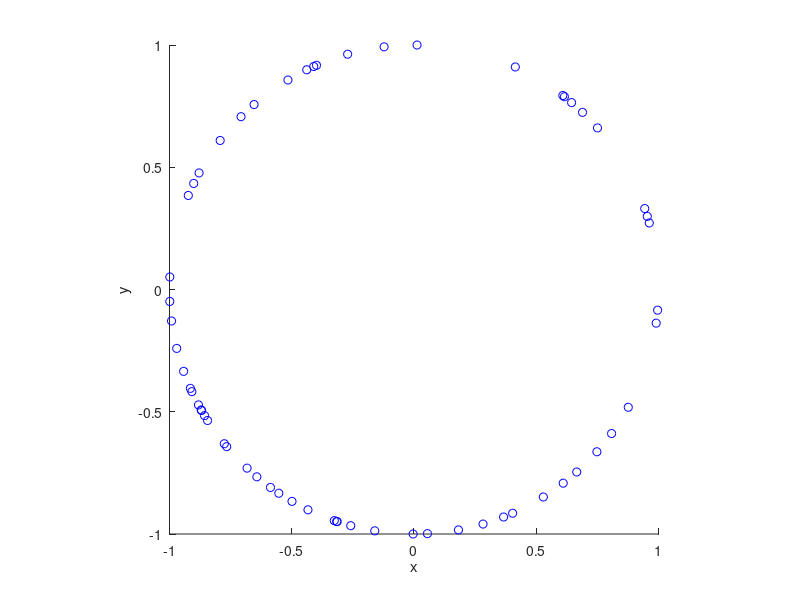

Write the MATLAB code that produced this figure.
% Simulates a homogeneous Poisson point process on a circle.
% This code positions the points uniformly around a circle, which can be
% achieved by either using polar coordinates or normal random variables.
% Author: H. Paul Keeler, 2020.
% Website: hpaulkeeler.com
% Repository: github.com/hpaulkeeler/posts

r=1; %radius of circle

%centre of circle
xx0=0;
yy0=0;

%Point process parameters
lambda=10; %intensity (ie mean density) of the Poisson process

lengthTotal=2*pi*r; %circumference of circle

%Simulate Poisson point process
numbPoints=poissrnd(lengthTotal*lambda);%Poisson number of points

%%METHOD 1 for positioning points: Use polar coodinates
%theta=2*pi*(rand(numbPoints,1)); %angular coordinates
%rho=r; %radial coordinates

%%Convert from polar to Cartesian coordinates
%[xx,yy]=pol2cart(theta,rho); %x/y coordinates of Poisson points

%METHOD 2 for positioning points: Use normal random variables
xxRand=normrnd(0,1,numbPoints,2); %generate two sets of normal variables
normRand=vecnorm(xxRand,2,2); %Euclidean norms (across each row)
xxRandBall=xxRand./normRand; %rescale by Euclidean norms
xxRandBall=r*xxRandBall; %rescale for non-unit sphere
%retrieve x and y coordinates
xx=xxRandBall(:,1);
yy=xxRandBall(:,2);

%Shift centre of circle to (xx0,yy0)
xx=xx+xx0;
yy=yy+yy0;

%Plotting
scatter(xx,yy,'b');
xlabel('x');ylabel('y');
axis square;